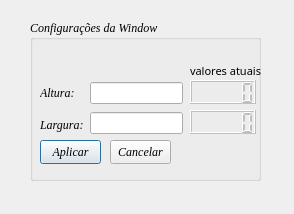
<?xml version="1.0" encoding="UTF-8"?>
<ui version="4.0">
 <class>DialogConfigWindow</class>
 <widget class="QDialog" name="DialogConfigWindow">
  <property name="geometry">
   <rect>
    <x>0</x>
    <y>0</y>
    <width>294</width>
    <height>214</height>
   </rect>
  </property>
  <property name="windowTitle">
   <string>Dialog</string>
  </property>
  <widget class="QGroupBox" name="groupBox">
   <property name="geometry">
    <rect>
     <x>30</x>
     <y>20</y>
     <width>231</width>
     <height>161</height>
    </rect>
   </property>
   <property name="font">
    <font>
     <family>Times New Roman</family>
     <italic>true</italic>
     <bold>false</bold>
     <underline>false</underline>
    </font>
   </property>
   <property name="title">
    <string>Configurações da Window</string>
   </property>
   <widget class="QPushButton" name="btnAplicar">
    <property name="geometry">
     <rect>
      <x>10</x>
      <y>120</y>
      <width>61</width>
      <height>24</height>
     </rect>
    </property>
    <property name="font">
     <font>
      <family>Times New Roman</family>
      <italic>true</italic>
      <bold>false</bold>
      <underline>false</underline>
     </font>
    </property>
    <property name="text">
     <string>Aplicar</string>
    </property>
   </widget>
   <widget class="QWidget" name="layoutWidget">
    <property name="geometry">
     <rect>
      <x>10</x>
      <y>60</y>
      <width>143</width>
      <height>58</height>
     </rect>
    </property>
    <layout class="QHBoxLayout" name="horizontalLayout">
     <item>
      <layout class="QVBoxLayout" name="verticalLayout_2">
       <item>
        <widget class="QLabel" name="label">
         <property name="font">
          <font>
           <family>Times New Roman</family>
           <italic>true</italic>
           <bold>false</bold>
           <underline>false</underline>
          </font>
         </property>
         <property name="layoutDirection">
          <enum>Qt::LayoutDirection::LeftToRight</enum>
         </property>
         <property name="text">
          <string>Altura:</string>
         </property>
        </widget>
       </item>
       <item>
        <widget class="QLabel" name="label_2">
         <property name="font">
          <font>
           <family>Times New Roman</family>
           <italic>true</italic>
           <bold>false</bold>
           <underline>false</underline>
          </font>
         </property>
         <property name="layoutDirection">
          <enum>Qt::LayoutDirection::LeftToRight</enum>
         </property>
         <property name="text">
          <string>Largura:</string>
         </property>
        </widget>
       </item>
      </layout>
     </item>
     <item>
      <layout class="QVBoxLayout" name="verticalLayout">
       <item>
        <widget class="QLineEdit" name="lineEditAltura"/>
       </item>
       <item>
        <widget class="QLineEdit" name="lineEditLargura"/>
       </item>
      </layout>
     </item>
    </layout>
   </widget>
   <widget class="QPushButton" name="btnCancelar">
    <property name="geometry">
     <rect>
      <x>80</x>
      <y>120</y>
      <width>61</width>
      <height>24</height>
     </rect>
    </property>
    <property name="font">
     <font>
      <family>Times New Roman</family>
      <italic>true</italic>
      <bold>false</bold>
      <underline>false</underline>
     </font>
    </property>
    <property name="text">
     <string>Cancelar</string>
    </property>
   </widget>
   <widget class="QWidget" name="layoutWidget">
    <property name="geometry">
     <rect>
      <x>160</x>
      <y>60</y>
      <width>66</width>
      <height>54</height>
     </rect>
    </property>
    <layout class="QVBoxLayout" name="verticalLayout_6">
     <item>
      <widget class="QLCDNumber" name="lcdNumberAlt">
       <property name="enabled">
        <bool>false</bool>
       </property>
       <property name="layoutDirection">
        <enum>Qt::LayoutDirection::LeftToRight</enum>
       </property>
      </widget>
     </item>
     <item>
      <widget class="QLCDNumber" name="lcdNumberLarg">
       <property name="enabled">
        <bool>false</bool>
       </property>
       <property name="layoutDirection">
        <enum>Qt::LayoutDirection::LeftToRight</enum>
       </property>
      </widget>
     </item>
    </layout>
   </widget>
   <widget class="QLabel" name="label_3">
    <property name="geometry">
     <rect>
      <x>160</x>
      <y>40</y>
      <width>71</width>
      <height>21</height>
     </rect>
    </property>
    <property name="font">
     <font>
      <family>Sylfaen</family>
      <pointsize>8</pointsize>
      <italic>false</italic>
      <bold>false</bold>
      <underline>false</underline>
     </font>
    </property>
    <property name="text">
     <string>valores atuais</string>
    </property>
   </widget>
  </widget>
  <widget class="QWidget" name="layoutWidget">
   <property name="geometry">
    <rect>
     <x>0</x>
     <y>0</y>
     <width>2</width>
     <height>2</height>
    </rect>
   </property>
   <layout class="QVBoxLayout" name="verticalLayout_3"/>
  </widget>
  <widget class="QWidget" name="layoutWidget">
   <property name="geometry">
    <rect>
     <x>0</x>
     <y>0</y>
     <width>2</width>
     <height>2</height>
    </rect>
   </property>
   <layout class="QVBoxLayout" name="verticalLayout_4"/>
  </widget>
  <widget class="QWidget" name="layoutWidget">
   <property name="geometry">
    <rect>
     <x>0</x>
     <y>0</y>
     <width>2</width>
     <height>2</height>
    </rect>
   </property>
   <layout class="QVBoxLayout" name="verticalLayout_5"/>
  </widget>
 </widget>
 <tabstops>
  <tabstop>lineEditAltura</tabstop>
  <tabstop>lineEditLargura</tabstop>
  <tabstop>btnAplicar</tabstop>
  <tabstop>btnCancelar</tabstop>
 </tabstops>
 <resources/>
 <connections/>
</ui>
